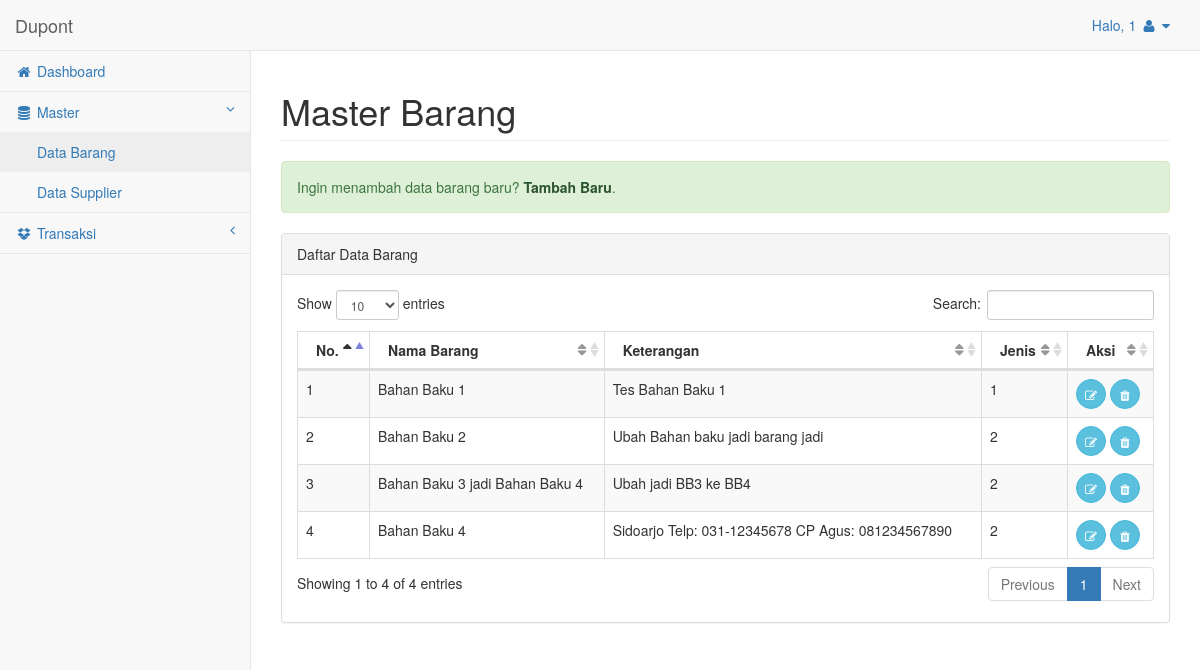
Screenshot of /pages/masBarang.php (signed in) with the database file from the repository.
### tables this page shows
CREATE TABLE IF NOT EXISTS `barang` (
`kd_barang` int(11) NOT NULL,
  `nm_barang` varchar(50) NOT NULL,
  `keterangan` varchar(50) NOT NULL,
  `jenis` int(11) NOT NULL COMMENT '1=Bahan Mentah,2=Barang Jadi'
);

### pages/masBarang.php (the view, shortened to what this page needs)
<?php
include "header.php";
?>
<div id="page-wrapper">
    <div class="row">
        <div class="col-lg-12">
            <h1 class="page-header">Master Barang</h1>
        </div>
    </div>
    <div class="row">
        <div class="col-lg-12">
			<div class="alert alert-success">
                Ingin menambah data barang baru?
                <a href="frmBarang.php?kondisi=rekam" class="alert-link">Tambah Baru</a>.
            </div>
            <div class="panel panel-default">
                <div class="panel-heading">
                    Daftar Data Barang
                </div>
                <div class="panel-body">
                    <div class="dataTable_wrapper">
                        <table class="table table-striped table-bordered table-hover" id="dataTables-example">
                            <thead>
                                <tr>
                                    <th>No.</th>
                                    <th>Nama Barang</th>
                                    <th>Keterangan</th>
                                    <th>Jenis</th>
                                    <th>Aksi</th>
                                </tr>
                            </thead>
                            <tbody>
                            <?php
                                $i= 0;
                                $lihatdata= "SELECT * FROM barang";
                                $sql= mysqli_query($con,$lihatdata);
                                while ($row= mysqli_fetch_array($sql)) {
                                $i++;
                                $id= $row["kd_barang"];
                                echo "
                                <tr class='odd gradeX'>
                                    <td>".$i."</td>
                                    <td>".$row['nm_barang']."</td>
                                    <td>".$row['keterangan']."</td>
                                    <td>".$row['jenis']."</td>
                                    <td class='center'>
                                        <a class='btn btn-info btn-circle' href='frmBarang.php?kondisi=ubah&id=".$row['kd_barang']."'>
                                            <i class='fa fa-edit'></i>
                                        </a>
                                        <a class='btn btn-info btn-circle' href='delete.php?modul=barang&id=$id'>
                                            <i class='fa fa-trash'></i>
                                        </a>
                                    </td>
                                </tr>";
                                }
                            ?>
                            </tbody>
                        </table>
                    </div>
                </div>
            </div>
        </div>
    </div>
</div>
<?php include "footer.php"; ?>

### rows the page displays
barang: nm_barang "Bahan Baku 1", keterangan "Tes Bahan Baku 1", jenis "1"
barang: nm_barang "Bahan Baku 2", keterangan "Ubah Bahan baku jadi barang jadi", jenis "2"
barang: nm_barang "Bahan Baku 3 jadi Bahan Baku 4", keterangan "Ubah jadi BB3 ke BB4", jenis "2"
barang: nm_barang "Bahan Baku 4", keterangan "Sidoarjo Telp: 031-12345678 CP Agus: 081234567890", jenis "2"

### other values shown
$_SESSION['auth_akses'] "1"
